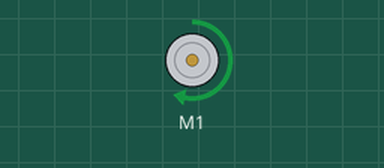
Simulated run of this sketch. Board: Arduino Uno, built with avr-gcc and run on an emulated ATmega328P. Parts: DC motor (green arrow = forward, orange = backward, longer = faster).

Above: at 1.0 s.
At 3.0 s:
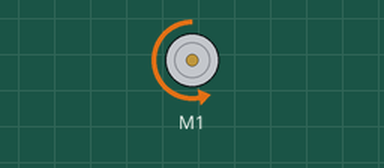
At 4.2 s:
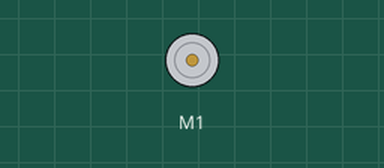
Timing chart, 0 to 5.9 s (numbered marks = the images above):
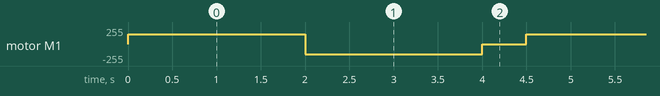

Measured:
- by itself, motor M1: repeats every 4.5 s: backward 150/255 2.0 s, stopped 0.50 s, forward 150/255 2.0 s

The sketch:

_54_Adafruit_v2_03.ino
```cpp
// (licence header left out)
#include <Wire.h>
#include <Adafruit_MotorShield.h>
#include "utility/Adafruit_MS_PWMServoDriver.h"

Adafruit_MotorShield AFMS = Adafruit_MotorShield();

Adafruit_DCMotor *myMotor = AFMS.getMotor(1);

void setup()
{
  AFMS.begin();                 // Initialize Adafruit Motor Shield Lib
}


void loop()
{

  myMotor->setSpeed(150);       // Set half speed
  myMotor->run(FORWARD);        // Clockwise
  delay(2000);                  // Wait 2 s

  myMotor->setSpeed(150);       // Set half speed
  myMotor->run(BACKWARD);       // Anti-Clockwise
  delay(2000);                  // Wait 2 s

  myMotor->run(RELEASE);        // Stop Motor
  delay(500);                   // Wait half second
}
```
